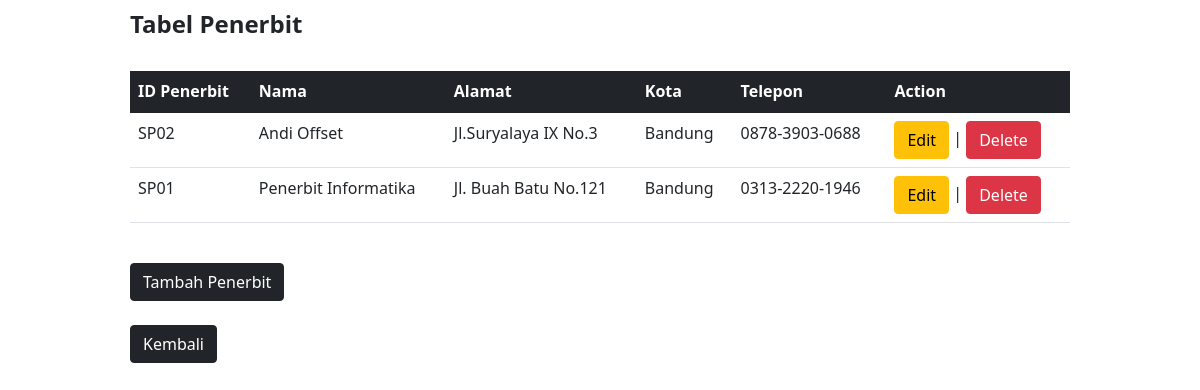
Page /index_penerbit.php on the committed database.
### tables this page shows
CREATE TABLE `penerbit` (
  `id` int(10) NOT NULL,
  `id_penerbit` varchar(20) NOT NULL,
  `nama` varchar(100) NOT NULL,
  `alamat` varchar(250) NOT NULL,
  `kota` varchar(100) NOT NULL,
  `telepon` varchar(15) NOT NULL
);

### index_penerbit.php (the view, shortened to what this page needs)
<?php
include_once("config.php");
$result = mysqli_query($mysqli, "SELECT * FROM penerbit ORDER BY id DESC");
?>
        <!DOCTYPE html>
        <html lang="en">
        <head>
        <link href="https://cdn.jsdelivr.net/npm/bootstrap@5.1.3/dist/css/bootstrap.min.css" rel="stylesheet">
        </head>
        <body>
        <div class="center">
        <h4><b>Tabel Penerbit</h4></b><br />
        <table class="table table-hover">
    <thead class="table-dark">
        <tr>
            <th>ID Penerbit</th>
            <th>Nama</th>
            <th>Alamat</th>
            <th>Kota</th>
            <th>Telepon</th>
            <th>Action</th>
        </tr>
</thead>
        <?php
         while ($data_penerbit = mysqli_fetch_array($result)) {
            echo "<tr>";
            echo "<td>" .$data_penerbit['id_penerbit'] . "</td>";
            echo "<td>" .$data_penerbit['nama'] . "</td>";
            echo "<td>" .$data_penerbit['alamat'] . "</td>";
            echo "<td>" .$data_penerbit['kota'] . "</td>";
            echo "<td>" .$data_penerbit['telepon'] . "</td>";
            echo "<td><a href='edit_penerbit.php?id=$data_penerbit[id]' class='btn btn-warning'>Edit</a> | <a href='delete_penerbit.php?id=$data_penerbit[id]' class='btn btn-danger'>Delete</a></td></tr>";
        }
        ?>
    </table>
    <br>
    <a href="add_penerbit.php" class="btn btn-dark">Tambah Penerbit</a><br /><br />
    <a href="index.php" class="btn btn-dark">Kembali</a><br /><br />
</body>
</html>

### index_penerbit.php (style rules this page uses)
.center { margin: auto; width: 80%; padding: 10px; }

### rows in the picture
penerbit: id_penerbit "SP02", nama "Andi Offset", alamat "Jl.Suryalaya IX No.3", kota "Bandung", telepon "0878-3903-0688"
penerbit: id_penerbit "SP01", nama "Penerbit Informatika", alamat "Jl. Buah Batu No.121", kota "Bandung", telepon "0313-2220-1946"
